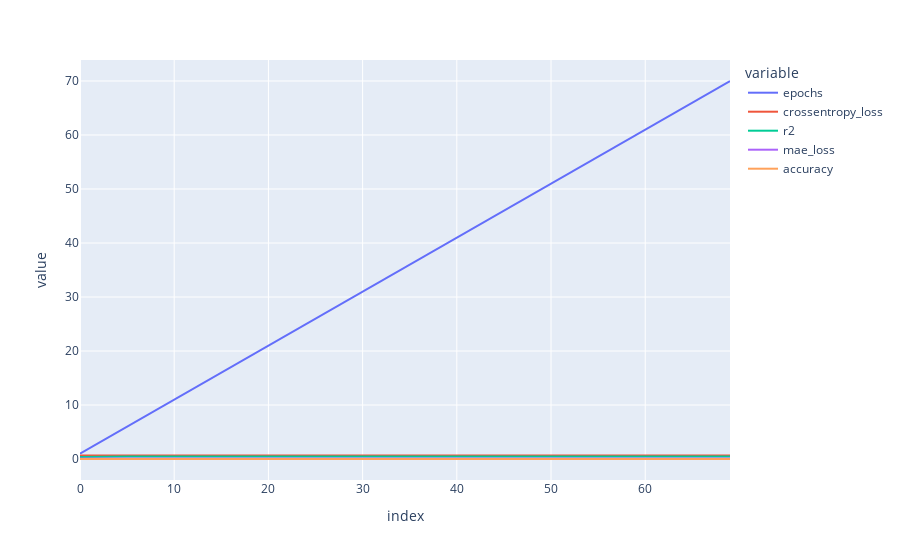

The notebook cell this image was saved under:
### Code cell
px.line(pd.DataFrame(history["test"]))
